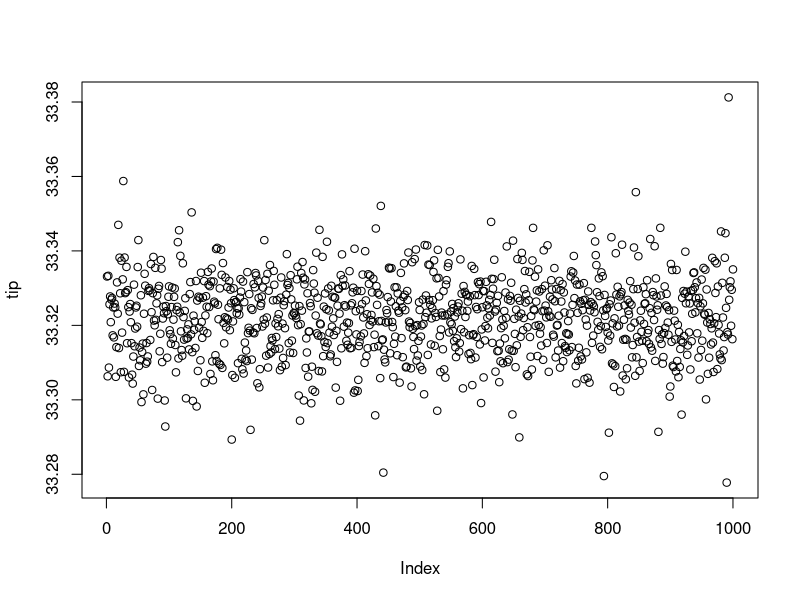
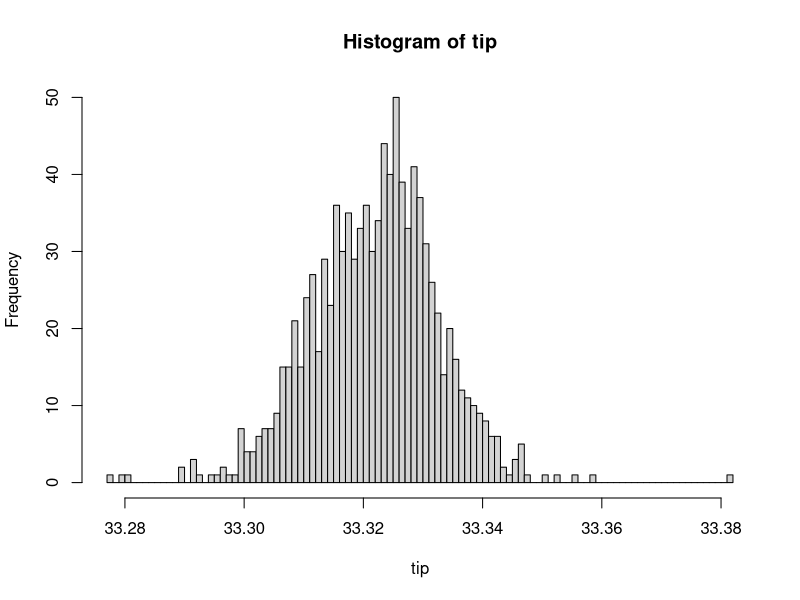

These figures' R source, in order:
##################################
#Генерим искуственные данные заработок футболиста от возраста
##################################
set.seed(1234) #важно, чтобы все генерили одни и те же числа
age<-sample(18:39,25, replace = TRUE) #пусть в выборке 25 футболистов в возрасте от 18 до 39 лет
eps<-rnorm(25) # случайный шок
y<-4000+200*age-3*(age^2)+eps #истинная зависимость заработка от возраста
mydata<-data.frame(y=y, age=age, age2= age^2)

##############
#OLS estimates
##############
model1<-lm(y ~ age + I(age^2))
summary(model1)
tipping<-(-lm(y ~ age + I(age^2))$coef[2])/(2*lm(y ~ age + I(age^2))$coef[3])
tipping #после какого возраста заработок падает
#проблема: как посчитать доверительный интервал для "точки перелома"?


###############################
#bootstrap руками делаем цикл
###############################
B<-1000 #число бутстраповских выборок
n<-NROW(mydata) #размер бутстраповской выборки совпадает с размером исходной выборки
tip<-NULL #цикл нужно с чего-то начать, поэтому создаём пустой вектор, куда попадут все оценки
tip
for (i in 1:B){
  bootID<-sample(c(1:n),n,replace = TRUE)	# случайная выборка с возвращением
  tip[i] = (-lm(mydata[bootID,1] ~ mydata[bootID,2] + I((mydata[bootID,2])^2))$coef[2])/(2*lm(mydata[bootID,1] ~ mydata[bootID,2] + I((mydata[bootID,2])^2))$coef[3])# бутстраповская статистика
  #для каждого i оценили модель и посчитали отношение оценок коэффициентов
  cat("\r", i, "of", B) #счётчик итераций в цикле
}
tip
plot(tip)
hist(tip, breaks=100) #распределение полученных оценок

#95% confidence interval
tip_sorted<-sort(tip)
tip_sorted
lower_bound<-tip_sorted[round(B*0.025)]
lower_bound
upper_bound<-tip_sorted[round(B*0.975)]
upper_bound
CI95<-c(lower_bound, upper_bound)
CI95


##############################
#автоматически:
##############################
library(boot)
#вспомогательная функция - что именно считаем: точку вершины параболы
bs = function(data, indices, formula) {
  d = data[indices,] # allows boot to select sample 
  fit = lm(formula, data=d)
  return(-fit$coef[2]/(2*fit$coef[3]))
}
# bootstrapping with 1000 replications 
results = boot(
  data=mydata, 
  statistic=bs, 
  R=1000, 
  formula=y ~ age + I(age^2))
CI_auto<-boot.ci(results)
CI_auto #сравним: руками мы получили 1 из автоматических вариантов
CI95

################
#Delta-method
################
install.packages("car")
library("car")
help(deltaMethod)
m1<-lm(y ~ age + age2, data=mydata)
summary(m1)
deltaMethod(m1,"-age/(2*(age2))")# age that maximizes the quadratic
